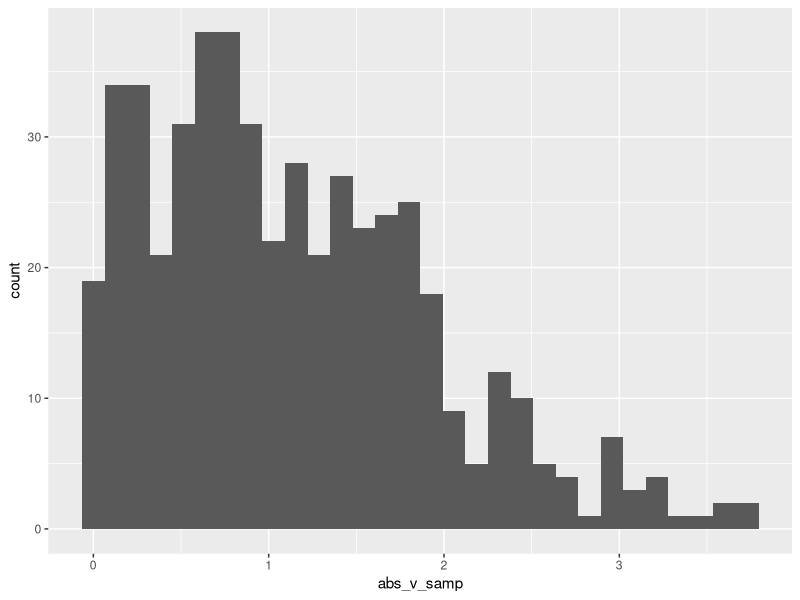

Reproduce this figure in R.
## ---- chunk 1
 library(tidyverse)
## ---- chunk 2
samp = rnorm(100)
length(samp)
## ---- chunk 3

la_df = 
  tibble (
    norm_samp = rnorm(n = 500, mean = 1),
    sample_g0 = norm_samp > 0,
    abs_v_samp = abs(norm_samp)
  )

ggplot(la_df, aes(x = abs_v_samp)) +  geom_histogram()
       
